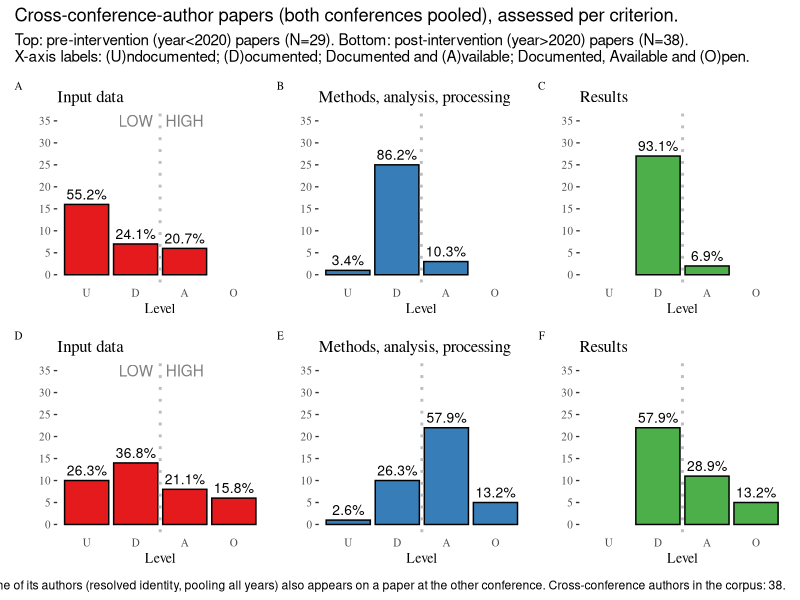

The R source for this figure: (Note: this script raises an error after producing the figure.)
## ---- chunk 1
#| label: load-packages
#| message: false

library(here)
library(tidyverse)
library(dplyr)
library(scales)
library(stringr)
library(ggplot2)
library(ggthemes)
library(patchwork)
library(RColorBrewer)
## ---- chunk 2
#| label: functions

criteriaBarplot2 <- function(df, col, main, colour,
                             agg_level = FALSE, agg_level_y = 35) {
  col <- enquo(col)
  p <-
    ggplot2::ggplot(df, aes(x = !!col, y = n)) +
    ggplot2::geom_col(fill = colour, color = "black") +
    ggplot2::geom_text(
      aes(label = scales::label_percent(accuracy = 0.1)(p)),
      vjust = -0.5,
      size = 3.5,
      color = "black"
    ) +
    ggplot2::geom_vline(xintercept = 2.5,
                        linetype = "dotted",
                        color = "gray",
                        linewidth = 1) +
    ggplot2::ggtitle(main) +
    ggplot2::xlab("Level") +
    ggplot2::xlim(c("U", "D", "A", "O")) +
    ggplot2::ylab("") +
    ggplot2::scale_y_continuous(breaks = breaks,
                                limits = range(breaks)) +
    ggthemes::theme_tufte(base_size = 10) +
    ggplot2::theme(axis.ticks.x = element_blank())

  if (agg_level) {
    p <- p +
      ggplot2::annotate("text", x = 2:3, y = agg_level_y,
                        label = c("LOW", "HIGH"), alpha = 0.5)
  }
  return(p)
}

count_pct <- function(df, col) {
  col <- enquo(col)
  df |>
    dplyr::count(!!col) |>
    dplyr::mutate(p = n / sum(n))
}
## ---- chunk 3
#| label: load-data
#| message: false

paper_evaluation <-
  readr::read_csv(here::here("data-clean", "all-data.csv"),
                  na = c("NA", "Not applicable")) |>
  dplyr::filter(consolidated_cp == FALSE)

authors <- readr::read_csv(
  here::here("data-clean", "authors.csv"),
  na = c(""),
  show_col_types = FALSE
)

# Cross-conference identities: resolved identities that appear in BOTH conference
# series (any year, direction pooled -- matches section 8 of 07_authorship.ipynb).
agile_ids <- authors |>
  dplyr::filter(conf == "agile") |>
  dplyr::pull(identity) |>
  unique()
giscience_ids <- authors |>
  dplyr::filter(conf == "giscience") |>
  dplyr::pull(identity) |>
  unique()
cross_ids <- intersect(agile_ids, giscience_ids)

# Papers (from either conference) with >= 1 cross-conference author.
cross_papers <- authors |>
  dplyr::filter(identity %in% cross_ids) |>
  dplyr::pull(paper) |>
  unique()

paper_evaluation_cross <- paper_evaluation |>
  dplyr::filter(paper %in% cross_papers)

message(stringr::str_glue(
  "{length(cross_ids)} cross-conference author identities; ",
  "{length(cross_papers)} papers with at least one such author ",
  "(of {nrow(paper_evaluation)} non-conceptual papers)."
))
## ---- chunk 4
#| label: cross-subset

papers_pre_cross  <- paper_evaluation_cross |> dplyr::filter(year <  2020)
papers_post_cross <- paper_evaluation_cross |> dplyr::filter(year >  2020)

n_pre  <- nrow(papers_pre_cross)
n_post <- nrow(papers_post_cross)

message(stringr::str_glue(
  "Cross-author papers (both conferences pooled): pre={n_pre}, post={n_post}."
))

# Breakdown per conference, for transparency in the text.
pre_by_conf  <- papers_pre_cross  |> dplyr::count(conf)
post_by_conf <- papers_post_cross |> dplyr::count(conf)
message("Pre by conference:")
print(pre_by_conf)
message("Post by conference:")
print(post_by_conf)

d_data_pre     <- count_pct(papers_pre_cross,  consolidated_data)
d_methods_pre  <- count_pct(papers_pre_cross,  consolidated_methods)
d_results_pre  <- count_pct(papers_pre_cross,  consolidated_results)
d_data_post    <- count_pct(papers_post_cross, consolidated_data)
d_methods_post <- count_pct(papers_post_cross, consolidated_methods)
d_results_post <- count_pct(papers_post_cross, consolidated_results)
## ---- chunk 5
#| label: barplots
#| warning: false

colours <- RColorBrewer::brewer.pal(3, "Set1")

# Pooled cross-author subset: ~29 pre, ~38 post papers. Max bin can approach ~20.
# The y-axis is fixed to 0--35 so this figure is visually comparable to the GIScience
# pre-vs-post figure in 03_results_reprolevels.qmd, which uses the same scale.
breaks <- seq(from = 0, to = 35, by = 5)

plotA <- criteriaBarplot2(d_data_pre,
                          col = consolidated_data,
                          main = "Input data",
                          colour = colours[1],
                          agg_level = TRUE, agg_level_y = 35)
plotB <- criteriaBarplot2(d_methods_pre,
                          col = consolidated_methods,
                          main = "Methods, analysis, processing",
                          colour = colours[2])
plotC <- criteriaBarplot2(d_results_pre,
                          col = consolidated_results,
                          main = "Results",
                          colour = colours[3])

plotD <- criteriaBarplot2(d_data_post,
                          col = consolidated_data,
                          main = "Input data",
                          colour = colours[1],
                          agg_level = TRUE, agg_level_y = 35)
plotE <- criteriaBarplot2(d_methods_post,
                          col = consolidated_methods,
                          main = "Methods, analysis, processing",
                          colour = colours[2])
plotF <- criteriaBarplot2(d_results_post,
                          col = consolidated_results,
                          main = "Results",
                          colour = colours[3])
## ---- chunk 6
#| label: fig-cross-author-pre-post
#| warning: false
#| fig-cap: "Evaluation of the potential reproducibility level of cross-conference-author papers (both AGILE and GIScience pooled) pre- vs post-intervention, for each criterion: Data (A, D), Methods (B, E) and Results (C, F)."
#| fig-width: 10
#| fig-asp: 0.8
#| out-width: 100%
#| fig-align: center

(plotA + plotB + plotC) / (plotD + plotE + plotF) +
  plot_layout(widths = c(1, 1, 1)) +
  plot_annotation(
    title = "Cross-conference-author papers (both conferences pooled), assessed per criterion.",
    subtitle = stringr::str_glue(
      "Top: pre-intervention (year<2020) papers (N={n_pre}). ",
      "Bottom: post-intervention (year>2020) papers (N={n_post}).\n ",
      "X-axis labels: (U)ndocumented; (D)ocumented; Documented and (A)vailable; ",
      "Documented, Available and (O)pen."
    ),
    caption = stringr::str_glue(
      "2020 excluded (AGILE transition year). A paper counts as cross-author if at ",
      "least one of its authors (resolved identity, pooling all years) also appears ",
      "on a paper at the other conference. Cross-conference authors in the corpus: ",
      "{length(cross_ids)}."
    ),
    tag_levels = "A"
  ) &
  theme(plot.tag = element_text(size = 8))
## ---- chunk 7
#| label: fig-cross-author-pre-post-save
#| warning: false
#| echo: false

ggplot2::ggsave(
  file = here::here("figs", "cross_author_pre_post.png"),
  width = 10, height = 8, dpi = 300
)
